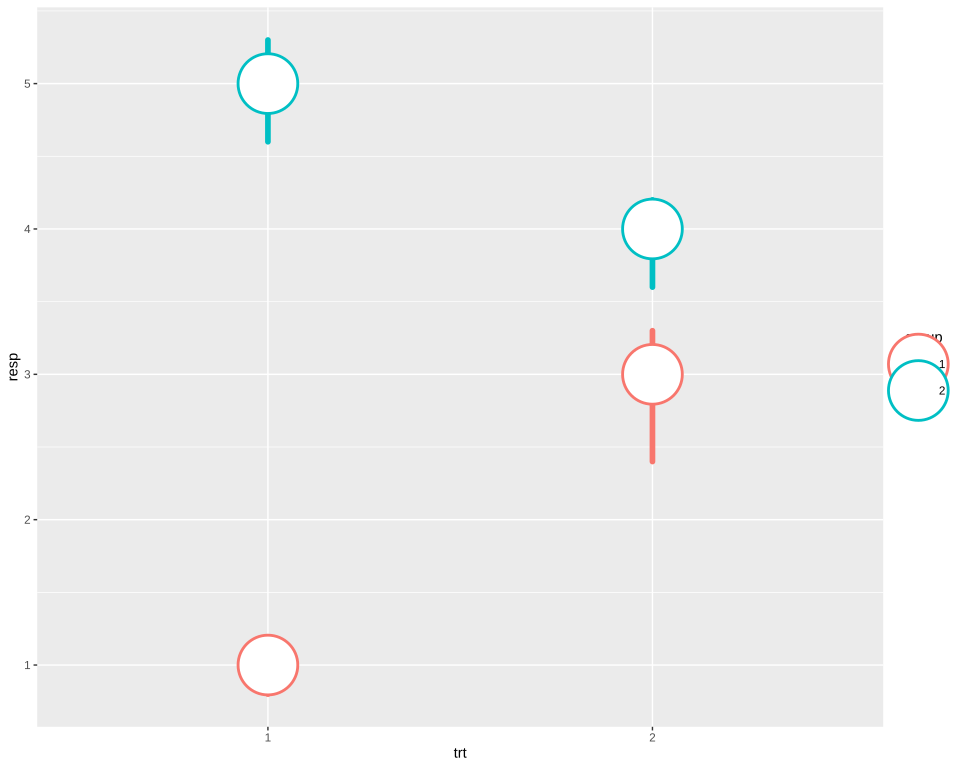

Reproduce this figure in R.
# The plot test/golden/pointrange_keys.svg draws, drawn by ggplot2 itself, as ggplot2's own visual tests
# draw their snapshots: the independent check on that golden whenever it changes. The suite never
# runs this; it needs R, ggplot2 and vdiffr, saved as the Docker image giggly-r:ggplot2-4.0.3. From
# the repository's root:
#
#   docker run --rm -v "$PWD/test/golden":/golden:ro giggly-r:ggplot2-4.0.3 \
#     Rscript /golden/pointrange_keys.R > pointrange_keys.ggplot2.svg
#
# and compare the two drawings element by element, as test/golden/point.R does.
#
# Point ranges in a filled shape, heavy lines ended round and a size whose keys need more room
# than the theme's: each key as tall and wide as its size and its line's width added.
# First checked with ggplot2 4.0.3 and vdiffr 1.0.9: every element and clip path matches, the x
# axis drawn before the y as in test/golden/point.R.

library(ggplot2)

df <- data.frame(
  trt = factor(c(1, 1, 2, 2)),
  resp = c(1, 5, 3, 4),
  group = factor(c(1, 2, 1, 2)),
  upper = c(1.1, 5.3, 3.3, 4.2),
  lower = c(0.8, 4.6, 2.4, 3.6)
)

plot <- ggplot(df, aes(trt, resp, colour = group)) +
  geom_pointrange(aes(ymin = lower, ymax = upper), size = 5, linewidth = 2,
    lineend = "round", shape = 21, fill = "white", stroke = 1.5) +
  theme_gray()

file <- tempfile(fileext = ".svg")
vdiffr::write_svg(plot, file)
cat(readLines(file), sep = "\n")
